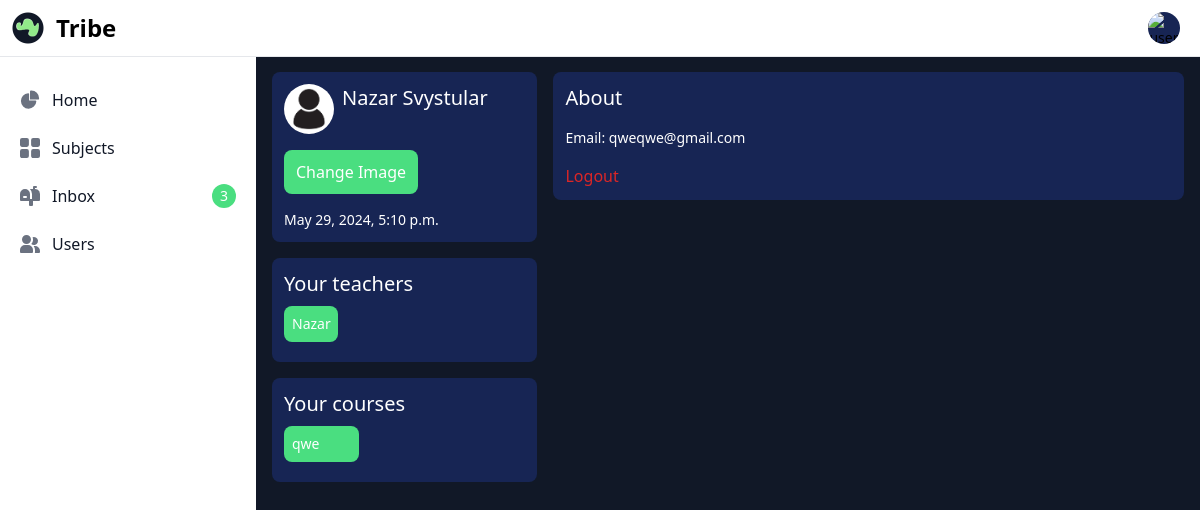
Page /profile/qweqwe (signed in) on the earlier database version.
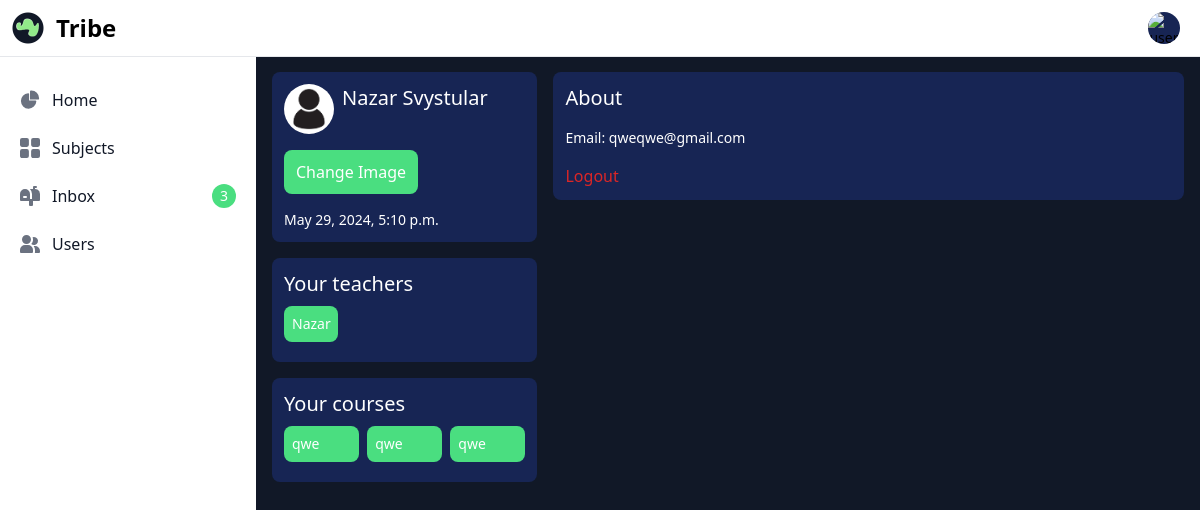
Same page on the later database version.
### user/models.py (models this page shows, shortened)
class Profile(models.Model):
    user = models.OneToOneField(CustomUser, on_delete=models.CASCADE)
    image = models.ImageField(upload_to='profile_images', default='default_profile.jpg')
    slug=models.SlugField(blank=True, null=True)

class CustomUser(AbstractUser):
    is_student = models.BooleanField(default=True)
    is_teacher = models.BooleanField(default=False)
    is_chief_teacher = models.BooleanField(default=False)
    username = models.CharField(max_length=50, default='user')
    email=models.EmailField(null=False, blank=False, unique=True)
    name=models.CharField(null=False, max_length=50)
    surname=models.CharField(null=False, max_length=50)
    created_at=models.DateTimeField(auto_now_add=True)
    USERNAME_FIELD = 'email'
    REQUIRED_FIELDS = ['name','surname']
    objects = CustomUserManger()

### subject/models.py (models this page shows, shortened)
class Subject(models.Model):
    title = models.CharField(max_length=200, null=True)
    teacher = models.ForeignKey(CustomUser, on_delete=models.CASCADE)
    summary = models.TextField(max_length=300, blank=True, null=True)
    grade = models.CharField(max_length=5, null=True)
    students = models.ManyToManyField(CustomUser, limit_choices_to={'is_student': True},
                                       related_name='students', blank=True, null=True)

### user/views.py (the view)
# urls.py: path('profile/<slug:slug>', views.profile, name='profile'),
@login_required
def profile(request, slug):
    from .models import Profile
    from .forms import ChangeImageForm
    from subject.models import Subject
    profile = get_object_or_404(Profile, slug=slug)
    subjects = Subject.objects.filter(students=request.user).all()
    teachers = []
    for subject in subjects:
        teachers.append(subject.teacher.name)
    res = []
    [res.append(x) for x in teachers if x not in res]
    form = ChangeImageForm()
    context = {'profile': profile,
               'form': form,
               'subjects': subjects,
               'teachers': res}
    if request.method == "POST":
        form = ChangeImageForm(request.POST, request.FILES)
        if form.is_valid():
            profile.image = form.cleaned_data.get('image')
            profile.save()
    return render(request, 'profile.html', context=context)

### templates/profile.html (shortened to what this page needs)
{% extends "base.html" %}
{% block content %}
<div class="mt-14 w-full text-white flex flex-row">
    <div class="w-96">
        <div class="bg-blue-950 p-3 rounded-lg">
            <div class="flex flex-row content-center">
                <img class="rounded-full" src="{{ profile.image.url }}" width="50" alt="avatar">
                <p class="text-xl ml-2">{{ profile.user.name }} {{ profile.user.surname }}</p>
            </div>
            <div class="mt-4">
                <button type="submit" value="Submit" class="text-white bg-green-400 hover:bg-green-300 font-medium rounded-lg text-base inline-flex items-center px-3 py-2.5 text-center" id="formButton" onclick="openModal('modelConfirm')">Change Image</button>
                <p class="text-sm mt-4">{{ profile.user.created_at }}</p>
            </div>
        </div>
        <div class="bg-blue-950 p-3 rounded-lg mt-4">
            <p class="text-xl">Your teachers</p>
            <div class="my-2 grid grid-cols-4 gap-2">
                {% for teacher in teachers %}
                    <div class="text-sm bg-green-400 rounded-lg p-2">{{ teacher }}</div>
                {% endfor %}
            </div>
        </div>
        <div class="bg-blue-950 p-3 rounded-lg mt-4">
            <p class="text-xl">Your courses</p>
            <div class="my-2 grid grid-cols-3 gap-2">
                {% for subject in subjects %}
                    <div class="text-sm bg-green-400 rounded-lg p-2">{{ subject.title }}</div>
                {% endfor %}
            </div>
        </div>
    </div>
    <div class="w-full ml-4">
        <div class="rounded-lg bg-blue-950 p-3">
            <p class="text-xl">About</p>
            <p class="text-sm mt-4">Email: {{ profile.user.email }}</p>
            <div class="mt-4"><a href="{% url 'logout' %}" class="mt-6 text-red-600">Logout</a></div>
        </div>
    </div>
</div>
{% endblock content %}

### templates/base.html (shortened to what this page needs)
{% load static %}
<!DOCTYPE html>
<html lang="en">
<head>
    <link rel="stylesheet" href="{% static 'src/styles.css' %}">
    <link rel="stylesheet" href="{% static 'src/input_field.css' %}">
</head>
<body class="bg-gray-900">
    <nav class="fixed top-0 z-50 w-full bg-white border-b bord4.3gray-200 dark:bg-blue-950 dark:border-gray-700">
        <div class="px-3 py-3 lg:px-5 lg:pl-3">
            <div class="flex items-center justify-between">
                <div class="flex items-center justify-start rtl:justify-end">
                    <img src="{% static 'media/logo.png' %}"
                        class="h-8 me-3" alt="Logo" />
                    <span
                        class="self-center text-xl font-semibold sm:text-2xl whitespace-nowrap dark:text-white">Tribe</span>
                </div>
                <div class="flex items-center">
                    <div class="flex items-center ms-3">
                        <div>
                            <button type="button"
                                class="flex text-sm bg-blue-950 rounded-full focus:ring-4 focus:ring-gray-300 dark:focus:ring-gray-600"
                                aria-expanded="false" data-dropdown-toggle="dropdown-user">
                                {% if user.is_authenticated %}
                                    <a href="{% url 'profile' slug=user.profile.slug %}">
                                        <img class="w-8 h-8 rounded-full"
                                            src="{{ user.profile.image.url }}"
                                            alt="user photo">
                                    </a>
                                {% endif %}
                            </button>
                        </div>
                    </div>
                </div>
            </div>
        </div>
    </nav>
    <aside id="logo-sidebar"
        class="fixed top-0 left-0 z-40 w-64 h-screen pt-20 transition-transform -translate-x-full bg-white  border-gray-200 sm:translate-x-0 dark:bg-blue-950 dark:border-gray-700"
        aria-label="Sidebar">
        <div class="h-full px-3 pb-4 overflow-y-auto bg-dark dark:bg-blue-950">
            <ul class="space-y-2 font-medium">
                <li>
                    <a href="{% url 'homepage' %}"
                        class="flex items-center p-2 text-gray-900 rounded-lg dark:text-white hover:bg-gray-100 dark:hover:bg-blue-900 group">
                        <span class="ms-3">Home</span>
                    </a>
                </li>
                <li>
                    <a href="#"
                        class="flex items-center p-2 text-gray-900 rounded-lg dark:text-white hover:bg-gray-100 dark:hover:bg-blue-900 group">
                        <span class="flex-1 ms-3 whitespace-nowrap">Subjects</span>
                    </a>
                </li>
                <li>
                    <a href="#"
                        class="flex items-center p-2 text-gray-900 rounded-lg dark:text-white hover:bg-gray-100 dark:hover:bg-blue-900 group">
                        <span class="flex-1 ms-3 whitespace-nowrap">Inbox</span>
                        <span
                            class="inline-flex items-center justify-center w-3 h-3 p-3 ms-3 text-sm font-medium text-white rounded-full bg-green-400 dark:text-white">3</span>
                    </a>
                </li>
                <li>
                    <a href="#"
                        class="flex items-center p-2 text-gray-900 rounded-lg dark:text-white hover:bg-gray-100 dark:hover:bg-blue-900 group">
                        <span class="flex-1 ms-3 whitespace-nowrap">Users</span>
                    </a>
                </li>
            </ul>
        </div>
    </aside>
    <div class="sm:ml-64 p-4">
        {% block content %}
        {% endblock content %}
    </div>
</body>
</html>

Differences in the rows shown:
added Subject: title "qwe"
added Subject: title "qwe"
